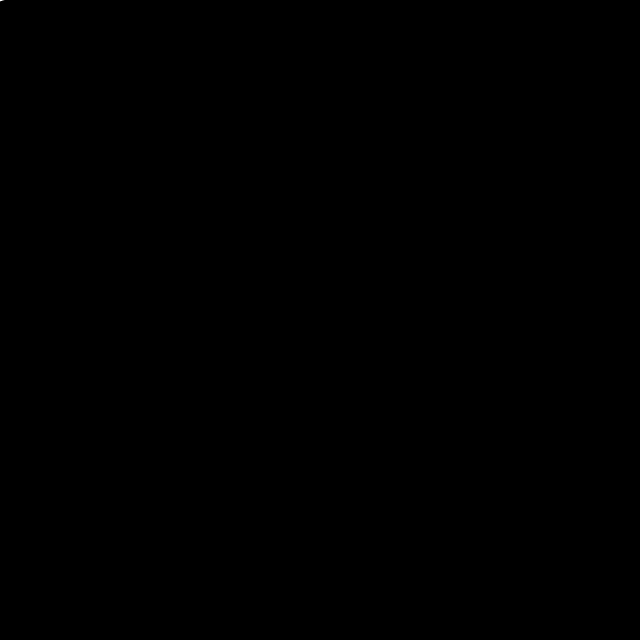
Frame 1 (no input)
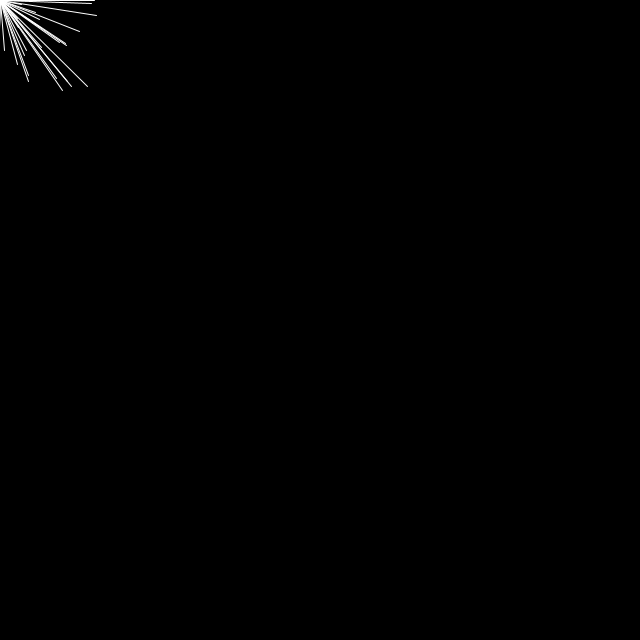
Frame 60 (the mouse pressed at the canvas centre just before this capture)
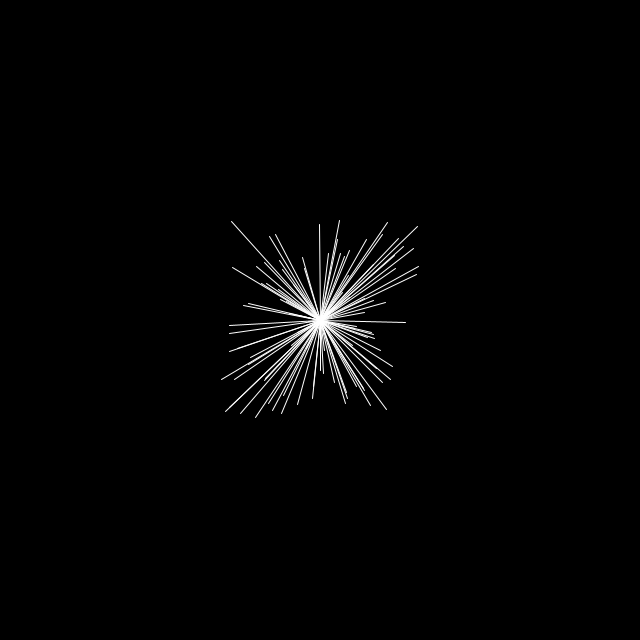
Frame 120 (the mouse held since frame 60 and released just before this capture)

The Processing sketch that drew these frames (run headless with seeded random() and noise(); from frame 60 on, the mouse is pressed at the canvas centre):

// Processing sketch: stickylines
// ── stickylines.pde
//Sam Nosenzo
//Creates lines around the mouse then deletes them if they are too far away
//try to make it so that the lines move to the next step
//try lerp

import java.util.Iterator;

ArrayList<Lin> ls;


void setup(){
  size(640, 640);
  background(0);
  
  ls = new ArrayList<Lin>();
}

void draw(){
  background(0);
  if( ls.size() < 100){
    for(int i = 0; i < 10; i++){
    ls.add(new Lin());
    }
  }
  
  Iterator<Lin> it = ls.iterator();
  
  while(it.hasNext()){
    Lin l = it.next();
    l.display();
    if(l.tooFar()){
      it.remove();
    }
  }
}

  
  

// ── Lin.pde
class Lin{
  PVector end;
  float maxd = 100;
  Lin(){
    end = new PVector();
    end.x = random(mouseX-maxd, mouseX+maxd);
    end.y = random(mouseY-maxd, mouseY+maxd);
    
  }
  
  void display(){
    stroke(255);
    line(mouseX, mouseY, end.x, end.y);
  }
  
  boolean tooFar(){
    float d = dist(mouseX, mouseY, end.x, end.y);
    boolean u = false;
    if(d <= maxd+100){
      u = false; 
   
    }
    else if(d > maxd+100){
      u = true;

    }
   return(u);
  }
}
